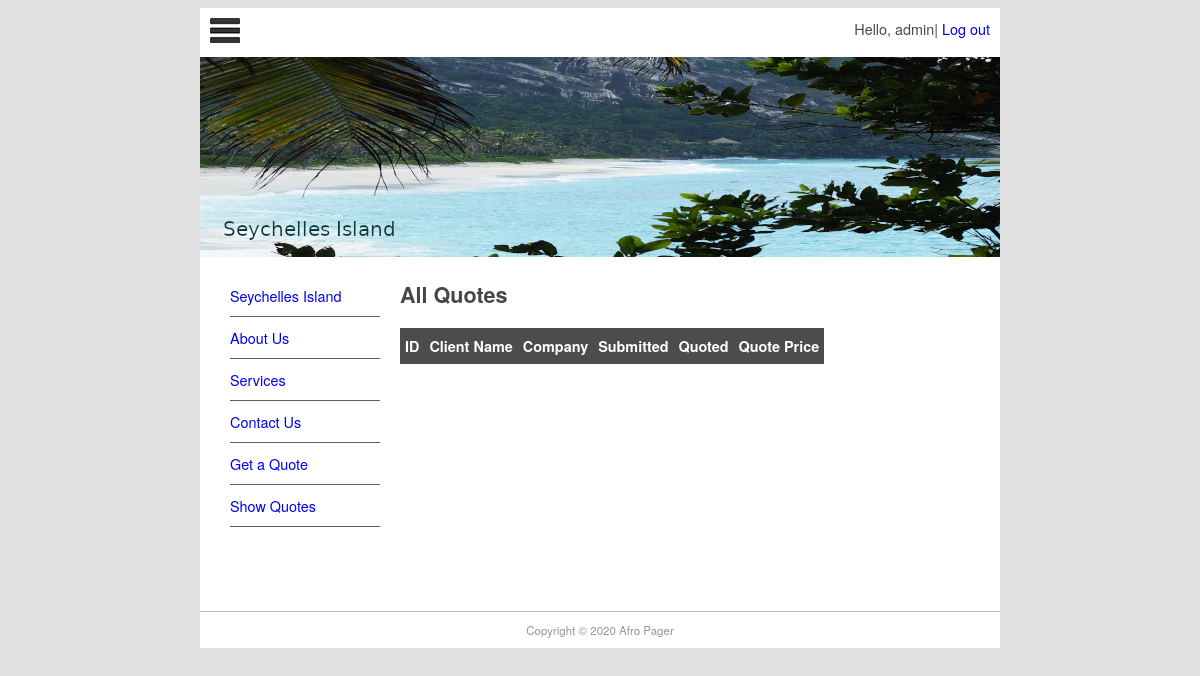
/quote/show (signed in), run on an earlier commit of the app's database.
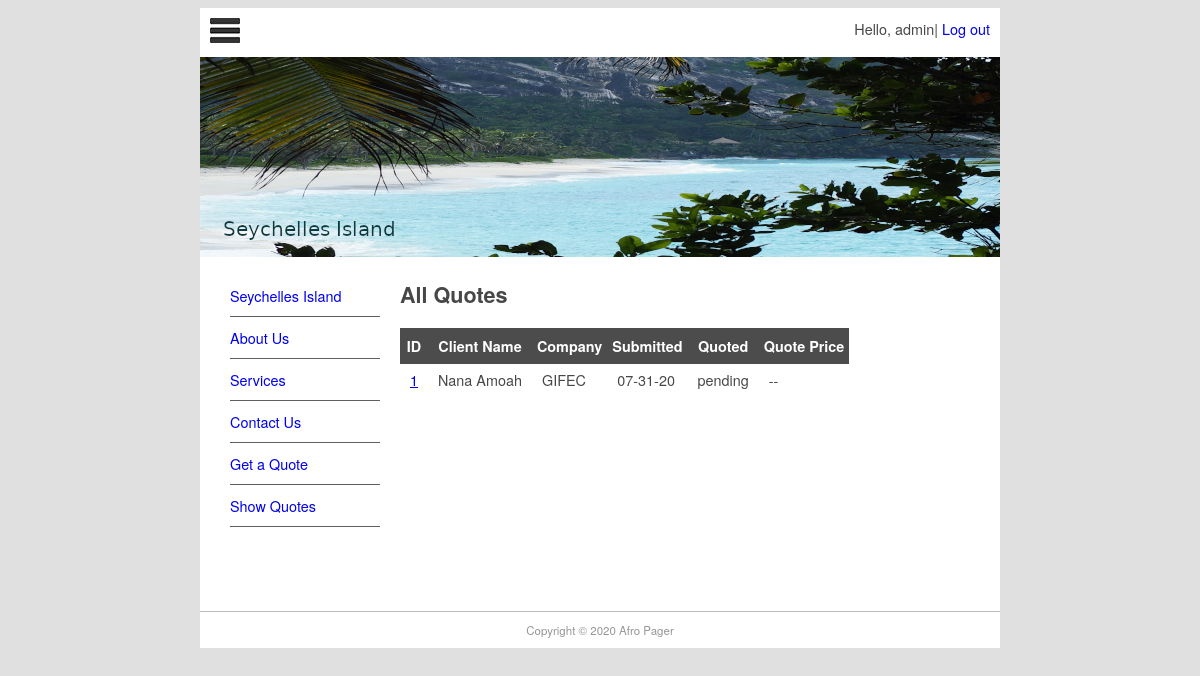
And on a later commit of the database.
### pager/models.py (models this page shows, shortened)
class Page(models.Model):
    title = models.CharField(max_length=60)
    permalink = models.CharField(max_length=12, unique=True)
    update_date = models.DateTimeField('Last Updated')
    body = models.TextField('Page content', blank=True)

### quotes/models.py (models this page shows, shortened)
class Quote(models.Model):
    name = models.CharField(max_length=100)
    position = models.CharField(max_length=60, blank=True)
    company = models.CharField(max_length=60, blank=True)
    address = models.CharField(max_length=200, blank=True)
    phone_number = models.CharField(max_length=30, blank=True)
    email = models.EmailField()
    website = models.URLField(blank=True)
    description = models.TextField()
    site_status = models.CharField(max_length=20, choices=STATUS_CHOICES)
    priority = models.CharField(max_length=40, choices=PRIORITY_CHOICES)
    job_file = models.FileField(upload_to='uploads/', blank=True)
    submitted = models.DateField(auto_now_add=True)
    quote_date = models.DateField(blank=True, null=True)
    quote_price = models.DecimalField(decimal_places=2, max_digits=7, blank=True, default=0)
    username = models.ForeignKey(User, blank=True, null=True, on_delete=models.CASCADE)

### quotes/views.py (the view)
# urls.py: path('show', QuoteList.as_view(), name='show-quotes'),
class QuoteList(LoginRequiredMixin, ListView):
    login_url = reverse_lazy('login')
    context_object_name = 'all_quotes'
    def get_queryset(self):
        return Quote.objects.filter(username=self.request.user)
    def get_context_data(self, **kwargs):
        context = super(QuoteList, self).get_context_data(**kwargs)
        context['page_list'] = Page.objects.all()
        return context

### templates/quotes/quote_list.html (shortened to what this page needs)
{% extends "quotes/quote.html" %}
{% block content %}
    <h1>All Quotes</h1>
    <table style="border-collapse:collapse">
        <tr class="quotehdr">
            <th>ID</th>
            <th>Client Name
            </th>
            <th>Company</th>
            <th>Submitted</th>
            <th>Quoted</th>
            <th>Quote Price</th>
        </tr>
        {% for quote in all_quotes %}
            <tr class="quoterow {% cycle '' 'altrow' %}">
                <td><a href="show/{{ quote.id }}">{{ quote.id}}</a></td>
                <td>{{ quote.name }}</td>
                <td>{{ quote.company }}</td>
                <td>{{ quote.submitted|date:"m-d-y" }}</td>
                <td>{{ quote.quotedate|date:"m-d-y"|default:"pending" }}</td>
                <td>{{ quote.quoteprice|default:"--" }}
                </td>
            </tr>
        {% endfor %}
    </table>
{% endblock content %}

### templates/quotes/quote.html (shortened to what this page needs)
{% extends "base.html" %}
{% block sidenav %}
    {% for page in page_list %}
        <li><a href="{{ page.permalink }}">{{ page.title }}</a></li>
    {% endfor %}
{% endblock sidenav %}

### templates/base.html (shortened to what this page needs)
{% load static %}
<!doctype html>
<html>
<head>
<link href="{% static 'css/main.css' %}" rel="stylesheet" type="text/css">
</head>
<body>
    <div id="wrapper">
      <header id="header">
        <div id="logo"><img src="{% static 'img/logo.jpg' %}" alt=""/>
            <span style="float: right;" class="no-underline">
            {% if user.is_authenticated %}
                Hello, {{ user.username }}| <a href="{% url 'logout' %}?next=/">Log out</a>
            {% else %}
                Not logged in ? <a href="{% url 'login' %}?next=/">Log in</a>
            {% endif %}
        </span>
        </div>
        <div id="topbanner"><img src="{% static 'img/top_banner.png' %}" width="800" height="200" alt=""/></div>
      </header>
      <aside id="leftsidebar">
        <nav id="nav">
            <ul>
                {% block sidenav %}{% endblock %}
                <li><a href="/contact">Contact Us</a></li>
                <li><a href="/quote/">Get a Quote</a></li>
                <li><a href="/quote/show">Show Quotes</a></li>
            </ul>
        </nav>
      </aside>
      <section id="main">
        {% block content %}{% endblock content %}
      </section>
      <footer id="footer">Copyright &copy; 2020 Afro Pager</footer>
    </div>
</body>
</html>

### static/css/main.css (style rules this page uses)
#header { border-style: none; width: 800px; height: auto; }
#wrapper { margin-top: 0px; margin-left: auto; margin-right: auto; background-color: #FFFFFF; width: 800px; }
body { background-color: #E0E0E0; font-family: Gotham, "Helvetica Neue", Helvetica, Arial, sans-serif; font-size: 0.9em; text-align: justify; color: #474747; }
#footer { text-align: center; font-size: 0.8em; margin-top: 5px; padding-top: 10px; padding-bottom: 10px; background-color: #FFFFFF; border-top: thin solid #BBBBBB; clear: both; color: #969696; }
#nav li { padding-top: 10px; padding-bottom: 10px; font-size: 1em; list-style-type: none; border-bottom: thin solid #5F5F5F; color: #4C4C4C; left: 0px; list-style-position: inside; margin-left: -10px; }
#nav li a { text-decoration: none; }
#leftsidebar { width: 180px; height: 350px; float: left; }
#main { width: 560px; float: left; margin-left: 20px; margin-right: 10px; padding-right: 10px; }
#logo { padding: 10px; }
.quotehdr th { background-color: #4c4c4c; color: white; text-align: center; padding: 8px 5px; border: none; }
.quoterow td { padding: 5px 10px; }
.no-underline a { text-decoration: none; }

What changed in the data, as far as the page shows it:
added Quote: id "1", name "Nana Amoah", company "GIFEC", submitted "07-31-20", quotedate "pending", quoteprice "--"
